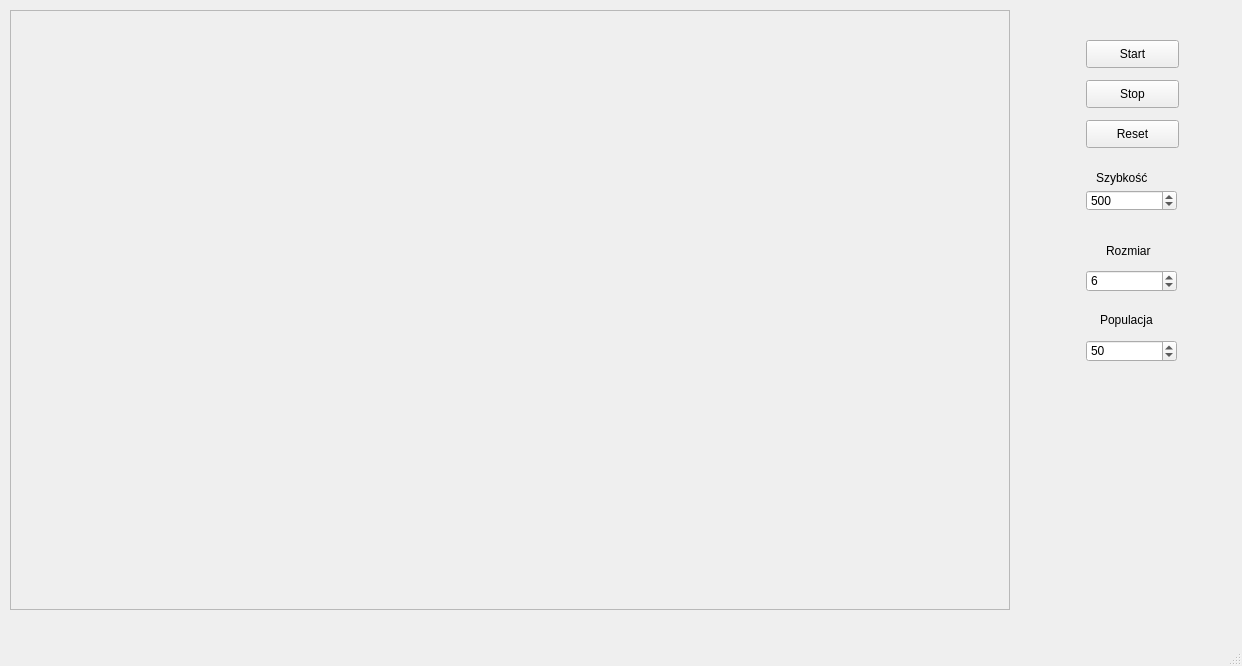
<?xml version="1.0" encoding="UTF-8"?>
<ui version="4.0">
 <class>MainWindow</class>
 <widget class="QMainWindow" name="MainWindow">
  <property name="geometry">
   <rect>
    <x>0</x>
    <y>0</y>
    <width>1242</width>
    <height>666</height>
   </rect>
  </property>
  <property name="windowTitle">
   <string>MainWindow</string>
  </property>
  <widget class="QWidget" name="centralwidget">
   <widget class="QFrame" name="PaintFrame">
    <property name="geometry">
     <rect>
      <x>10</x>
      <y>10</y>
      <width>1000</width>
      <height>600</height>
     </rect>
    </property>
    <property name="frameShape">
     <enum>QFrame::StyledPanel</enum>
    </property>
    <property name="frameShadow">
     <enum>QFrame::Raised</enum>
    </property>
   </widget>
   <widget class="QPushButton" name="start">
    <property name="geometry">
     <rect>
      <x>1086</x>
      <y>40</y>
      <width>93</width>
      <height>28</height>
     </rect>
    </property>
    <property name="text">
     <string>Start</string>
    </property>
   </widget>
   <widget class="QPushButton" name="stop">
    <property name="geometry">
     <rect>
      <x>1086</x>
      <y>80</y>
      <width>93</width>
      <height>28</height>
     </rect>
    </property>
    <property name="text">
     <string>Stop</string>
    </property>
   </widget>
   <widget class="QPushButton" name="reset">
    <property name="geometry">
     <rect>
      <x>1086</x>
      <y>120</y>
      <width>93</width>
      <height>28</height>
     </rect>
    </property>
    <property name="text">
     <string>Reset</string>
    </property>
   </widget>
   <widget class="QSpinBox" name="speed">
    <property name="geometry">
     <rect>
      <x>1086</x>
      <y>190</y>
      <width>91</width>
      <height>21</height>
     </rect>
    </property>
    <property name="minimum">
     <number>100</number>
    </property>
    <property name="maximum">
     <number>1000</number>
    </property>
    <property name="singleStep">
     <number>100</number>
    </property>
    <property name="value">
     <number>500</number>
    </property>
   </widget>
   <widget class="QLabel" name="label">
    <property name="geometry">
     <rect>
      <x>1096</x>
      <y>170</y>
      <width>55</width>
      <height>16</height>
     </rect>
    </property>
    <property name="text">
     <string>Szybkość</string>
    </property>
   </widget>
   <widget class="QLabel" name="label_2">
    <property name="geometry">
     <rect>
      <x>1106</x>
      <y>240</y>
      <width>71</width>
      <height>21</height>
     </rect>
    </property>
    <property name="text">
     <string>Rozmiar</string>
    </property>
   </widget>
   <widget class="QSpinBox" name="size">
    <property name="geometry">
     <rect>
      <x>1086</x>
      <y>270</y>
      <width>91</width>
      <height>22</height>
     </rect>
    </property>
    <property name="minimum">
     <number>4</number>
    </property>
    <property name="maximum">
     <number>100</number>
    </property>
    <property name="value">
     <number>6</number>
    </property>
   </widget>
   <widget class="QSpinBox" name="ppl">
    <property name="geometry">
     <rect>
      <x>1086</x>
      <y>340</y>
      <width>91</width>
      <height>22</height>
     </rect>
    </property>
    <property name="minimum">
     <number>1</number>
    </property>
    <property name="maximum">
     <number>100</number>
    </property>
    <property name="value">
     <number>50</number>
    </property>
   </widget>
   <widget class="QLabel" name="label_3">
    <property name="geometry">
     <rect>
      <x>1100</x>
      <y>310</y>
      <width>61</width>
      <height>20</height>
     </rect>
    </property>
    <property name="text">
     <string>Populacja</string>
    </property>
   </widget>
  </widget>
  <widget class="QMenuBar" name="menubar">
   <property name="geometry">
    <rect>
     <x>0</x>
     <y>0</y>
     <width>1242</width>
     <height>26</height>
    </rect>
   </property>
  </widget>
  <widget class="QStatusBar" name="statusbar"/>
 </widget>
 <resources/>
 <connections/>
</ui>
